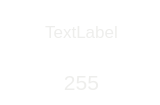
<?xml version="1.0" encoding="UTF-8"?>
<ui version="4.0">
 <class>SettingsElement</class>
 <widget class="QWidget" name="SettingsElement">
  <property name="geometry">
   <rect>
    <x>0</x>
    <y>0</y>
    <width>160</width>
    <height>105</height>
   </rect>
  </property>
  <property name="palette">
   <palette>
    <active>
     <colorrole role="Button">
      <brush brushstyle="SolidPattern">
       <color alpha="0">
        <red>0</red>
        <green>0</green>
        <blue>0</blue>
       </color>
      </brush>
     </colorrole>
     <colorrole role="Base">
      <brush brushstyle="SolidPattern">
       <color alpha="0">
        <red>0</red>
        <green>0</green>
        <blue>0</blue>
       </color>
      </brush>
     </colorrole>
     <colorrole role="Window">
      <brush brushstyle="SolidPattern">
       <color alpha="0">
        <red>0</red>
        <green>0</green>
        <blue>0</blue>
       </color>
      </brush>
     </colorrole>
    </active>
    <inactive>
     <colorrole role="Button">
      <brush brushstyle="SolidPattern">
       <color alpha="0">
        <red>0</red>
        <green>0</green>
        <blue>0</blue>
       </color>
      </brush>
     </colorrole>
     <colorrole role="Base">
      <brush brushstyle="SolidPattern">
       <color alpha="0">
        <red>0</red>
        <green>0</green>
        <blue>0</blue>
       </color>
      </brush>
     </colorrole>
     <colorrole role="Window">
      <brush brushstyle="SolidPattern">
       <color alpha="0">
        <red>0</red>
        <green>0</green>
        <blue>0</blue>
       </color>
      </brush>
     </colorrole>
    </inactive>
    <disabled>
     <colorrole role="Button">
      <brush brushstyle="SolidPattern">
       <color alpha="0">
        <red>0</red>
        <green>0</green>
        <blue>0</blue>
       </color>
      </brush>
     </colorrole>
     <colorrole role="Base">
      <brush brushstyle="SolidPattern">
       <color alpha="0">
        <red>0</red>
        <green>0</green>
        <blue>0</blue>
       </color>
      </brush>
     </colorrole>
     <colorrole role="Window">
      <brush brushstyle="SolidPattern">
       <color alpha="0">
        <red>0</red>
        <green>0</green>
        <blue>0</blue>
       </color>
      </brush>
     </colorrole>
    </disabled>
   </palette>
  </property>
  <property name="windowTitle">
   <string>Form</string>
  </property>
  <property name="autoFillBackground">
   <bool>false</bool>
  </property>
  <property name="styleSheet">
   <string notr="true">QWidget#SettingsElement {background-color:transparent;
border: 0px;
}</string>
  </property>
  <widget class="QPushButton" name="pushButton_minus">
   <property name="geometry">
    <rect>
     <x>2</x>
     <y>54</y>
     <width>49</width>
     <height>49</height>
    </rect>
   </property>
   <property name="styleSheet">
    <string notr="true">QPushButton
{
	border-style:none;
	outline: none;
	background-image: url(:/Images/Images/settings/buttons/settings_button_left_off.png);
}
QPushButton::pressed
{
	border-style:none;
	outline: none;
	background-image: url(:/Images/Images/settings/buttons/settings_button_left_on.png);
}</string>
   </property>
   <property name="text">
    <string/>
   </property>
  </widget>
  <widget class="QPushButton" name="pushButton_plus">
   <property name="geometry">
    <rect>
     <x>112</x>
     <y>54</y>
     <width>49</width>
     <height>49</height>
    </rect>
   </property>
   <property name="layoutDirection">
    <enum>Qt::LeftToRight</enum>
   </property>
   <property name="styleSheet">
    <string notr="true">QPushButton
{
	border-style:none;
	outline: none;
	background-image: url(:/Images/Images/settings/buttons/settings_button_right_off.png);
}
QPushButton::pressed
{
	border-style:none;
	outline: none;
	background-image: url(:/Images/Images/settings/buttons/settings_button_right_on.png);
}</string>
   </property>
   <property name="text">
    <string/>
   </property>
   <property name="default">
    <bool>false</bool>
   </property>
   <property name="flat">
    <bool>false</bool>
   </property>
  </widget>
  <widget class="QLabel" name="label_value">
   <property name="geometry">
    <rect>
     <x>52</x>
     <y>64</y>
     <width>59</width>
     <height>37</height>
    </rect>
   </property>
   <property name="font">
    <font>
     <family>Ubuntu</family>
     <pointsize>16</pointsize>
     <weight>50</weight>
     <italic>false</italic>
     <bold>false</bold>
    </font>
   </property>
   <property name="styleSheet">
    <string notr="true">color: rgb(238, 238, 236);</string>
   </property>
   <property name="text">
    <string>255</string>
   </property>
   <property name="alignment">
    <set>Qt::AlignCenter</set>
   </property>
  </widget>
  <widget class="QLabel" name="label_name">
   <property name="geometry">
    <rect>
     <x>6</x>
     <y>3</y>
     <width>151</width>
     <height>58</height>
    </rect>
   </property>
   <property name="font">
    <font>
     <family>Ubuntu</family>
     <pointsize>13</pointsize>
     <weight>50</weight>
     <italic>false</italic>
     <bold>false</bold>
    </font>
   </property>
   <property name="styleSheet">
    <string notr="true">color: rgb(238, 238, 236);</string>
   </property>
   <property name="lineWidth">
    <number>0</number>
   </property>
   <property name="text">
    <string>TextLabel</string>
   </property>
   <property name="alignment">
    <set>Qt::AlignCenter</set>
   </property>
   <property name="wordWrap">
    <bool>true</bool>
   </property>
  </widget>
 </widget>
 <resources/>
 <connections/>
</ui>
